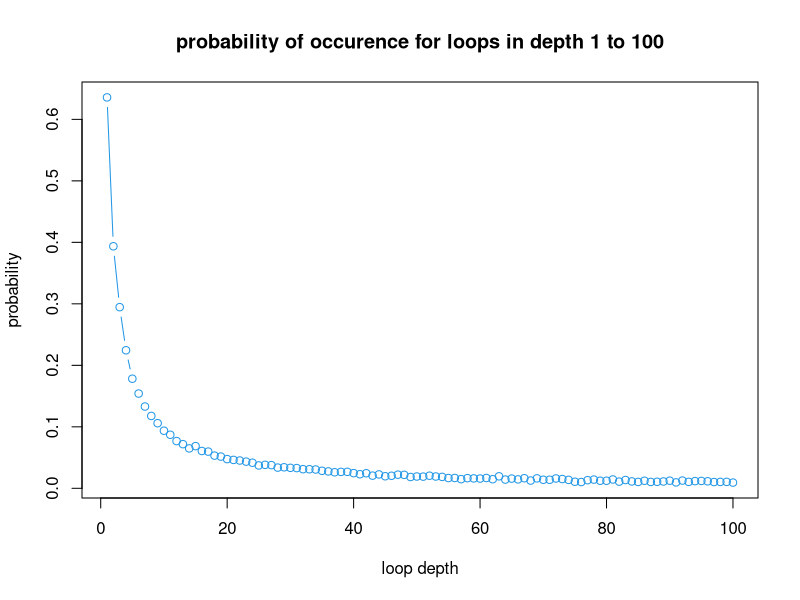

Source code (R):
## ---- chunk 1
### READ ME, All comments will be above the line in question (using one: # )
### for larger functions or if statements, etc: (using 2: ##)
### we may use multiple lines of comments for explanation
### 
pone=function(n,k,strategy,nreps){
  # Labels our boxes from 1 to 2n, in a vector.
  boxes=1:(2*n)
  # a counter, to keep track of when a prisoner finds their number
  successes=0
  if(strategy==1){
## Strategy 1, the prisoner first opens the box labelled with the their prisoner 
## number, the card which has now been revealed will dictate the next box to open.
## this will be continued until the card with the same number as the prisoner number
## is found or the prisoner has run out of attempts ( = half the number of boxes) 
# simulates a new instance of the room 'nreps' times
    for (i in 1:nreps){
# Shuffles the cards to get a random instance
      cards=sample(2*n,2*n)
# Uses the core_while function, which is a while loop , which is used 
# for both strategy 1 & 2, this makes the code more concise, here the critical
# argument is 1 (in the 2nd position) which means the first box chosen is the
# the prisoners number, please see the core while function for more details
      successes=successes+core_while(n,1,k,cards)
    }
# the core_while function returns the number of successes, which is then used
# to calculate the probably by dividing by the number of simulations (nreps)
      prob=successes/nreps
      return(prob)
    
  }
  if(strategy==2){
## Strategy 2, a randomly selected first box but then a continuation in the 
##  style of Strategy 1, comments for strategy 1 apply identically when we have 
## the same variable names, the main difference is for argument 0 for core_while
## (I've omitted similar comments to strategy 1)
     for (i in 1:nreps){
      cards=sample(2*n,2*n)
# here 0, makes the first box randomly selected
      successes=successes+core_while(n,0,k,cards)
    }
    prob=successes/nreps
    return(prob)
    
 }
  if(strategy==3){
## Strategy 3 is the most simplistic, only randomly picking boxes to open, 
## we achieve this via sampling without replacement , to stop the possibility of
## opening a box multiple times. Therefore, there isn't a requirement for knowing
## the last decision or any, allowing us to effectively open all boxes at the 
## same time this removes the need for a while loop (core_while) as seen in 
## strategy 1 & 2
## (I've omitted similar comments to strategy 1 & 2)
     for (i in 1:nreps){
      cards=sample(2*n,2*n)
# we sample w/o replacement, half of the boxes
      opened_boxes=sample(2*n,n)
# here in one go, we check if any card number equals the prisoner number
      if(any(opened_boxes==k)==TRUE)
        successes=successes+1
    }
    prob=successes/nreps
    return(prob)
  }
}
## ---- chunk 2
## a function which will be can called upon when using strategy 1 or 2 as to  
## make the code as a whole more concise and readable
## Arguments: n, number of attempts, p (is the same as k but relabeled )  
## and cards (same as card in pone and pall but relabeled).
## This function is effectively a while loop which checks if the card found in 
## a box equals the prisoner number, whilst the number of attempts is less than n.
## If not then we check the next box and so forth, as described in strategy 1 & 2.
core_while=function(n,attempts,p,cards)
  {
# tracks the times a prisoner finds their card
    success=0
# this is to enter the while loop and get a random box 
    if (attempts==1)
   {
 ## gets the card number by opening the p-th box
     card_num=cards[p]
    }
    
   if (attempts==0)
   {
# finds the card number by sampling from the cards
     card_num=sample(cards,1)
# sets attempts to one, so we can enter the while loop 
     attempts=1
   }
# the main part of the function, a while loop, whilst attempts are less than n
    while(attempts<n)
    {
# if the card number equals the  prisoner number, p , then set success as 1
      if(card_num==p)
      {
        success=1
# break the loop, as soon as prisoner has found their card
        break;
      }
# if the if statement is false then go the next box
      else
      {
# finds the new box and the new card number by indexing over the cards by 
# the old card number (as the card_num position is the same as the box number)
        card_num=cards[card_num]
      }
# increment attempts 
      attempts=attempts+1
    }
# return if the prisoner was successful, 1 if yes 0 if not 
    return(success)
}
## ---- chunk 3
## a function pall which calculates the probability of all prisoners finding their card.
## arguments: n; (number of attempts, also half the number of prisoners or boxes);
## strategy 1,2  or 3 and number of repetitions. This function calculates the 
## probability of all prisoners finding their card.
pall=function(n,strategy,nreps)
  {
  prisoners=1:(2*n)
  all_released=nreps
# Strategy 1, see strategy==1 in pone for a full description
  if(strategy==1){
    for (i in 1:nreps){
      cards=sample(1:(2*n),2*n)
# now we loop over each prisoner in prisoners checking if they find the card
      for (prisoner in prisoners)
      {
# calling the core_while function, taking arguments from the for loop over nreps
# and other parts inside or outside the strategy == 1 if statement
        if(core_while(n,1,prisoner,cards)==0)
        {
# we start at all_released has a value of nreps, the negatively increment, if 
# any prisoner is unsuccessful
          all_released=all_released-1
# we break, as its pointless checking the other prisoners as they share each 
# others fate 
          break
        }
      }
    }
    return(all_released/nreps)
  }
## Using strategy 2, as described in comments for pone
## I've omitted comments where there the same as other strategies
  if(strategy==2){
    for (i in 1:nreps)
    {
      cards=sample(1:(2*n),2*n)
      for (prisoner in prisoners)
      {
# here attempts == 0 to access the corresponding part of core_while which 
# randomly selects the first box 
        if(core_while(n,0,prisoner,cards)==0)
        {
          all_released=all_released-1
          break;
        }
      }
    }
# we return the probability by calculating the successful outcomes over the total outcomes
    return(all_released/nreps)
    
  }
## Strategy 3, 
## again here we check all boxes simultaneously, 
  if (strategy==3)
  {
    for (i in 1:nreps)
    {
      cards=sample(1:(2*n),2*n)
# Unlike pone we use a for loop over so we can check if each prisoner finds their
# card 
      for (prisoner in prisoners)
      {
# we sample without replacement n times
        opened_boxes=sample(1:(2*n),n)
# then we check if any prisoners doesn't escape, then using 'all_released' to 
# store this info
        if (any(opened_boxes==prisoner)==FALSE)
        {
          all_released=all_released-1
          break;
        }
      }
    }
    return(all_released/nreps)
  }
}
## ---- chunk 4
#Individual success probability
#n=5
#strategy 1
pone(5,3,1,10000)
#strategy 2
pone(5,3,2,10000) 
#strategy 3
pone(5,3,3,10000)
#n=50
#strategy 1
pone(50,3,1,10000)
#strategy 2
pone(50,3,2,10000)
#strategy 3
pone(50,3,3,10000)
#Joint success probability
#n=5
#strategy 1
pall(5,1,10000)
#strategy 2
pall(5,2,10000)
#strategy 3
pall(5,3,10000)
#n=50
#strategy 1
pall(50,1,10000)
#strategy 2
pall(50,2,10000)
#strategy 3
pall(50,3,10000)
## ---- chunk 5
dloop=function(n,nreps)
## This function, dloop , estimates, by simulation, the probability of each 
## loop length from 1 to 2n occurring at least once in a random shuffling of 
## cards to boxes arguments: n and nreps  
## outputs: a 2n-vector of probabilities.
## we use the formula:  u[u[· · · u[u[k]] · · · ]] = k. 
## to find loops of length k, using for loops to check each box
{
  boxes=1:(2*n)
# creates an empty vector of length 2n to store the probabilities in
  occurence=rep(0,2*n)
# simulates the problem nreps times
  for (i in 1:nreps)
  {
# creates an empty vector of length 2n to store the probabilities in for each 
# separate instance 
    occurence_time=rep(0,2*n) 
    cards=sample(boxes,2*n)
# sets the search parameter to a depth of 1  e.g length of 1
     depth=1
# relabeling for concision
     u=cards
     permutation_matrix=cards
# using a while loop checks for loops of length up to  the theoretical limit  
#
# we create a (2n*2n) matrix, the permutation_matrix, where the columns are the
# sequence of the cards found by opening the boxes sequentially in the style of
# of strategy 1, the columns must be 2n tall in case we have a loop of length 2n
# and it's 2n wide, In case we have 100 loops of length 1
     while(depth<2*n)
     {
# finds the loop
      u=cards[u]
# uses rbind to create the big matrix (as described above)
      permutation_matrix=rbind(permutation_matrix,u)
# checks for the next loop which is 1 longer then the previous 
      depth=depth+1
     }
     for (box in boxes)
     {
# records the simulated occurrence of the different depth (length) of the loops
       occurence_time[which(permutation_matrix[,box]==box)[1]]=1
     }
# complies all the raw occurrences times together into one 2n long vector
    occurence=occurence+occurence_time
  }
# takes each element in the vector and divides by reps to get it in a 
# between 0 and 1, e.g. a probability 
  probs=occurence/nreps
  return(probs)
}
## ---- chunk 6
# calling the function dloop()
n=50 
nreps=10000
prob=dloop(n,nreps)
prob
## ---- chunk 7
## finds the probability that there is no loop longer than 50 
## arguments n and nreps
## some of this code is the same as dloop, so I've omitted the corresponding 
## code
dloop.check=function(n,nreps)
{
  boxes=1:(2*n)
# sets the variable at 0, which will later be used to record loops less than 50
  less_50=0
  for (i in 1:nreps)
  {
     cards=sample(boxes,2*n)
# an empty vector of length 2n for storing values
     depth_measure=rep(0,2*n)
     depth=1
     u=cards
     permutation_matrix=cards
     while(depth<2*n)
     {
      u=cards[u]
      permutation_matrix=rbind(permutation_matrix,u)
      depth=depth+1
     }
     for (box in boxes)
     {
      depth_measure[which(permutation_matrix[,box]==box)[1]]=1
     }
 ## depth_measure is recording the occurrence depth of the loop in each interaction
      if (any(depth_measure[(n+1):(2*n)]==1)==FALSE)
      {
# records if there is no loop longer then 50 
        less_50=less_50+1
      }
  }
# returns the prob that no loop is longer than 50
  return(less_50/nreps)
}
## ---- chunk 8
d=1:100
plot(d,prob,type='b',col=4,xlab='loop depth',ylab='probability',main='probability of occurence for loops in depth 1 to 100')
